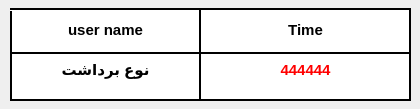
<?xml version="1.0" encoding="UTF-8"?>
<ui version="4.0">
 <class>widget_transactions</class>
 <widget class="QWidget" name="widget_transactions">
  <property name="geometry">
   <rect>
    <x>0</x>
    <y>0</y>
    <width>420</width>
    <height>109</height>
   </rect>
  </property>
  <property name="windowTitle">
   <string>Form</string>
  </property>
  <widget class="QWidget" name="widget" native="true">
   <property name="geometry">
    <rect>
     <x>10</x>
     <y>10</y>
     <width>401</width>
     <height>91</height>
    </rect>
   </property>
   <property name="styleSheet">
    <string notr="true">background-image: url();
background-color: rgb(255, 255, 255);</string>
   </property>
   <widget class="Line" name="line">
    <property name="geometry">
     <rect>
      <x>0</x>
      <y>33</y>
      <width>401</width>
      <height>20</height>
     </rect>
    </property>
    <property name="frameShadow">
     <enum>QFrame::Plain</enum>
    </property>
    <property name="lineWidth">
     <number>2</number>
    </property>
    <property name="orientation">
     <enum>Qt::Horizontal</enum>
    </property>
   </widget>
   <widget class="Line" name="line_2">
    <property name="geometry">
     <rect>
      <x>180</x>
      <y>0</y>
      <width>20</width>
      <height>101</height>
     </rect>
    </property>
    <property name="styleSheet">
     <string notr="true">background-color: rgb();</string>
    </property>
    <property name="frameShadow">
     <enum>QFrame::Plain</enum>
    </property>
    <property name="lineWidth">
     <number>2</number>
    </property>
    <property name="orientation">
     <enum>Qt::Vertical</enum>
    </property>
   </widget>
   <widget class="QLabel" name="label_username">
    <property name="geometry">
     <rect>
      <x>10</x>
      <y>10</y>
      <width>171</width>
      <height>20</height>
     </rect>
    </property>
    <property name="font">
     <font>
      <pointsize>11</pointsize>
      <bold>true</bold>
     </font>
    </property>
    <property name="text">
     <string>user name</string>
    </property>
    <property name="alignment">
     <set>Qt::AlignCenter</set>
    </property>
   </widget>
   <widget class="QLabel" name="label_time">
    <property name="geometry">
     <rect>
      <x>210</x>
      <y>10</y>
      <width>171</width>
      <height>20</height>
     </rect>
    </property>
    <property name="font">
     <font>
      <pointsize>11</pointsize>
      <bold>true</bold>
     </font>
    </property>
    <property name="text">
     <string>Time</string>
    </property>
    <property name="alignment">
     <set>Qt::AlignCenter</set>
    </property>
   </widget>
   <widget class="QLabel" name="label_type">
    <property name="geometry">
     <rect>
      <x>10</x>
      <y>50</y>
      <width>171</width>
      <height>20</height>
     </rect>
    </property>
    <property name="font">
     <font>
      <pointsize>11</pointsize>
      <bold>true</bold>
     </font>
    </property>
    <property name="text">
     <string>نوع برداشت</string>
    </property>
    <property name="alignment">
     <set>Qt::AlignCenter</set>
    </property>
   </widget>
   <widget class="QLabel" name="label_username_2">
    <property name="geometry">
     <rect>
      <x>210</x>
      <y>50</y>
      <width>171</width>
      <height>20</height>
     </rect>
    </property>
    <property name="font">
     <font>
      <pointsize>11</pointsize>
      <bold>true</bold>
     </font>
    </property>
    <property name="styleSheet">
     <string notr="true">color: rgb(255, 0, 0);</string>
    </property>
    <property name="text">
     <string>444444</string>
    </property>
    <property name="alignment">
     <set>Qt::AlignCenter</set>
    </property>
   </widget>
   <widget class="Line" name="line_4">
    <property name="geometry">
     <rect>
      <x>-9</x>
      <y>1</y>
      <width>20</width>
      <height>101</height>
     </rect>
    </property>
    <property name="styleSheet">
     <string notr="true">background-color: rgb();</string>
    </property>
    <property name="frameShadow">
     <enum>QFrame::Plain</enum>
    </property>
    <property name="lineWidth">
     <number>2</number>
    </property>
    <property name="orientation">
     <enum>Qt::Vertical</enum>
    </property>
   </widget>
  </widget>
  <widget class="Line" name="line_3">
   <property name="geometry">
    <rect>
     <x>10</x>
     <y>92</y>
     <width>401</width>
     <height>16</height>
    </rect>
   </property>
   <property name="frameShadow">
    <enum>QFrame::Plain</enum>
   </property>
   <property name="lineWidth">
    <number>2</number>
   </property>
   <property name="orientation">
    <enum>Qt::Horizontal</enum>
   </property>
  </widget>
  <widget class="Line" name="line_5">
   <property name="geometry">
    <rect>
     <x>10</x>
     <y>1</y>
     <width>401</width>
     <height>16</height>
    </rect>
   </property>
   <property name="styleSheet">
    <string notr="true">background-color: rgb();</string>
   </property>
   <property name="frameShadow">
    <enum>QFrame::Plain</enum>
   </property>
   <property name="lineWidth">
    <number>2</number>
   </property>
   <property name="orientation">
    <enum>Qt::Horizontal</enum>
   </property>
  </widget>
  <widget class="Line" name="line_6">
   <property name="geometry">
    <rect>
     <x>400</x>
     <y>9</y>
     <width>20</width>
     <height>92</height>
    </rect>
   </property>
   <property name="styleSheet">
    <string notr="true">background-color: rgb();</string>
   </property>
   <property name="frameShadow">
    <enum>QFrame::Plain</enum>
   </property>
   <property name="lineWidth">
    <number>2</number>
   </property>
   <property name="orientation">
    <enum>Qt::Vertical</enum>
   </property>
  </widget>
 </widget>
 <resources/>
 <connections/>
</ui>
